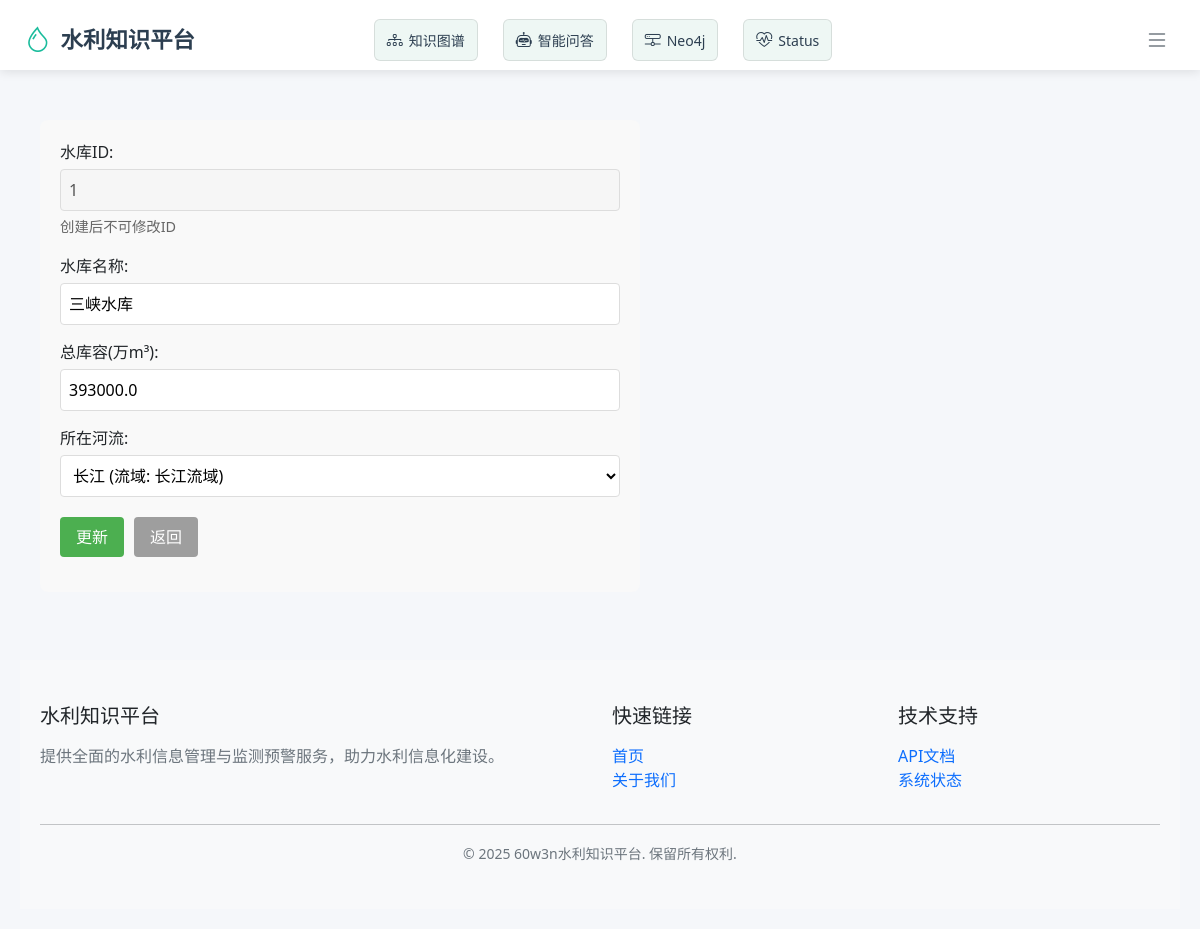
The app's page /reservoirs/1/edit with its own data.
### app/models.py (models this page shows, shortened)
class Reservoir(db.Model):
    __tablename__ = 'reservoirs'
    reservoir_id = db.Column(db.Integer, primary_key=True)
    name = db.Column(db.String(255), nullable=False)
    capacity = db.Column(db.Float, nullable=False)
    river_id = db.Column(db.Integer, db.ForeignKey('rivers.river_id'), nullable=False)
    created_at = db.Column(db.DateTime, default=datetime.utcnow)  # 新增字段
    river = db.relationship('River', back_populates='reservoirs')
    monitoring_stations = db.relationship('MonitoringStation', back_populates='reservoir', cascade='all, delete-orphan')

class River(db.Model):
    __tablename__ = 'rivers'
    river_id = db.Column(db.Integer, primary_key=True)
    name = db.Column(db.String(255), nullable=False)
    length = db.Column(db.Float, nullable=False)
    basin_id = db.Column(db.Integer, db.ForeignKey('basins.basin_id'), nullable=False)
    created_at = db.Column(db.DateTime, default=datetime.utcnow)  # 新增字段
    basin = db.relationship('Basin', back_populates='rivers')
    reservoirs = db.relationship('Reservoir', back_populates='river', cascade='all, delete-orphan')
    flood_control_facilities = db.relationship('FloodControlFacility', back_populates='river',
                                               cascade='all, delete-orphan')
    monitoring_stations = db.relationship('MonitoringStation', back_populates='river', cascade='all, delete-orphan')

### app/routes/reservoirs.py (the view, shortened to what this page needs)
@reservoirs_bp.route('/<int:reservoir_id>/edit', methods=['GET', 'POST'])
def edit_reservoir(reservoir_id):
    reservoir = Reservoir.query.get_or_404(reservoir_id)
    related = get_related_objects()
    return render_template('reservoirs/edit.html', reservoir=reservoir, **related)

### app/routes/reservoirs.py (called while the page is built)
def get_related_objects():
    return {
        'basins': Basin.query.all(),
        'rivers': River.query.all(),
        'reservoirs': Reservoir.query.all()
    }

### app/templates/reservoirs/edit.html (shortened to what this page needs)
{% extends "base.html" %}
{% block content %}
    <form method="post" class="data-form">
        <div class="form-group">
            <label for="reservoir_id">水库ID:</label>
            <input type="text" id="reservoir_id" value="{{ reservoir.reservoir_id }}" disabled>
            <p class="related-info">创建后不可修改ID</p>
        </div>
        <div class="form-group">
            <label for="name">水库名称:</label>
            <input type="text" id="name" name="name" value="{{ reservoir.name }}" required>
        </div>
        <div class="form-group">
            <label for="capacity">总库容(万m³):</label>
            <input type="number" id="capacity" name="capacity"
                   value="{{ reservoir.capacity }}" step="0.01" min="0" required>
        </div>
        <div class="form-group">
            <label for="river_id">所在河流:</label>
            <select id="river_id" name="river_id" required>
                {% for river in rivers %}
                    <option value="{{ river.river_id }}"
                            {% if river.river_id == reservoir.river_id %}selected{% endif %}>
                        {{ river.name }} (流域: {{ river.basin.name }})
                    </option>
                {% endfor %}
            </select>
        </div>
        <div class="form-actions">
            <button type="submit" class="btn-submit">更新</button>
            <a href="{{ url_for('reservoir.list_reservoirs') }}" class="btn-cancel">返回</a>
        </div>
    </form>
{% endblock %}

### app/static/style.css (style rules this page uses)
body { font-family: Arial, sans-serif; line-height: 1.6; margin: 0; padding: 20px; color: #333; }
form div { margin-bottom: 15px; }
label { display: inline-block; width: 120px; font-weight: bold; }
input[type="text"], input[type="number"], select { padding: 8px; width: 300px; border: 1px solid #ddd; border-radius: 4px; }
button, .btn { padding: 8px 15px; background: #007bff; color: white; border: none; border-radius: 4px; cursor: pointer; text-decoration: none; }
.data-form { max-width: 600px; background: #f9f9f9; padding: 20px; border-radius: 8px; }
.form-group { margin-bottom: 15px; }
.form-group label { display: block; margin-bottom: 5px; font-weight: 500; }
.form-group input { width: 100%; padding: 8px; border: 1px solid #ddd; border-radius: 4px; }
.form-actions { margin-top: 20px; display: flex; gap: 10px; }
.btn-submit { background-color: #4caf50; color: white; padding: 8px 16px; border: none; border-radius: 4px; cursor: pointer; }
.btn-cancel { background-color: #9e9e9e; color: white; padding: 8px 16px; border-radius: 4px; text-decoration: none; }
select { padding: 8px; width: 100%; border: 1px solid #ddd; border-radius: 4px; background-color: white; }
.related-info { font-size: 0.9em; color: #666; margin-top: 5px; }

### records on screen
Reservoir: reservoir_id "1", name "三峡水库", capacity "393000.0", river_id "长江 (流域: 长江流域)"
